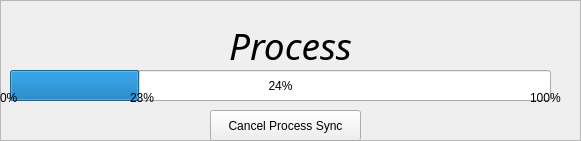
            <widget class="QFrame" name="process_frame">
             <property name="geometry">
              <rect>
               <x>140</x>
               <y>170</y>
               <width>581</width>
               <height>141</height>
              </rect>
             </property>
             <property name="frameShape">
              <enum>QFrame::StyledPanel</enum>
             </property>
             <property name="frameShadow">
              <enum>QFrame::Raised</enum>
             </property>
             <widget class="QProgressBar" name="process_progressBar">
              <property name="geometry">
               <rect>
                <x>10</x>
                <y>70</y>
                <width>541</width>
                <height>31</height>
               </rect>
              </property>
              <property name="value">
               <number>24</number>
              </property>
             </widget>
             <widget class="QPushButton" name="process_pushButton">
              <property name="geometry">
               <rect>
                <x>210</x>
                <y>110</y>
                <width>151</width>
                <height>31</height>
               </rect>
              </property>
              <property name="sizePolicy">
               <sizepolicy hsizetype="Minimum" vsizetype="Expanding">
                <horstretch>0</horstretch>
                <verstretch>0</verstretch>
               </sizepolicy>
              </property>
              <property name="text">
               <string>Cancel Process Sync</string>
              </property>
             </widget>
             <widget class="QLabel" name="process_label_0">
              <property name="geometry">
               <rect>
                <x>0</x>
                <y>90</y>
                <width>21</width>
                <height>16</height>
               </rect>
              </property>
              <property name="text">
               <string>0%</string>
              </property>
             </widget>
             <widget class="QLabel" name="process_label_100">
              <property name="geometry">
               <rect>
                <x>530</x>
                <y>90</y>
                <width>41</width>
                <height>16</height>
               </rect>
              </property>
              <property name="text">
               <string>100%</string>
              </property>
             </widget>
             <widget class="QLabel" name="process_label_cur">
              <property name="geometry">
               <rect>
                <x>130</x>
                <y>90</y>
                <width>31</width>
                <height>16</height>
               </rect>
              </property>
              <property name="text">
               <string>23%</string>
              </property>
             </widget>
             <widget class="QLabel" name="process_label">
              <property name="geometry">
               <rect>
                <x>0</x>
                <y>30</y>
                <width>581</width>
                <height>31</height>
               </rect>
              </property>
              <property name="font">
               <font>
                <family>Avenir Next Condensed</family>
                <pointsize>28</pointsize>
                <italic>true</italic>
               </font>
              </property>
              <property name="text">
               <string>Process</string>
              </property>
              <property name="alignment">
               <set>Qt::AlignCenter</set>
              </property>
             </widget>
            </widget>
